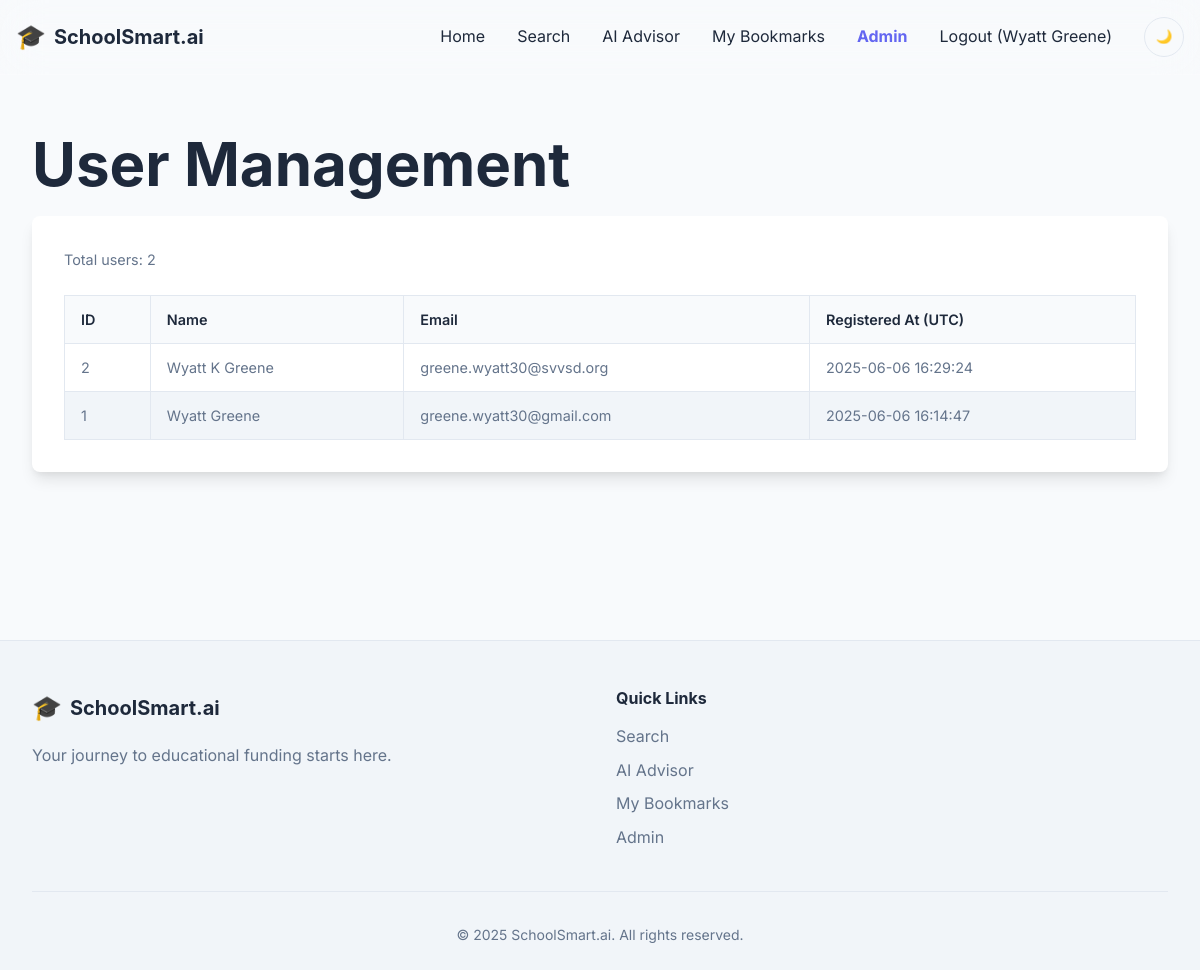
The page /admin (signed in) on the database its author committed.
### tables this page shows
CREATE TABLE users (
                id INTEGER PRIMARY KEY AUTOINCREMENT,
                name TEXT NOT NULL, 
                email TEXT UNIQUE NOT NULL,
                password_hash TEXT NOT NULL,
                created_at TIMESTAMP DEFAULT CURRENT_TIMESTAMP
            );

### app.py (the view)
@app.route('/admin')
@login_required
def admin_page():
    if g.user is None or 'email' not in g.user or g.user['email'] != ADMIN_EMAIL:
        logger.warning(f"Unauthorized access attempt to admin page by user: {g.user.get('email') if g.user else 'Guest'}")
        flash("You do not have permission to access this page.", "error")
        return redirect(url_for('index'))
    all_users = auth.get_all_users()
    logger.info(f"Admin user {g.user['email']} accessed admin page. Displaying {len(all_users)} users.")
    return render_template('admin.html', users=all_users)

### app.py (called while the page is built)
@app.before_request
def load_logged_in_user():
    user_id = session.get('user_id')
    if user_id is None:
        g.user = None
    else:
        g.user = auth.get_user_by_id(user_id) # auth.py uses its own DB connection

def login_required(f):
    @wraps(f)
    def decorated_function(*args, **kwargs):
        if g.user is None:
            flash("You need to be logged in to access this page.", "info")
            return redirect(url_for('login_route', next=request.url))
        return f(*args, **kwargs)
    return decorated_function

### auth.py (called while the page is built)
def _get_users_db_connection():
    if USERS_DB_PATH is None:
        logger.critical("USERS_DB_PATH is not initialized. Call initialize_auth_db from app.py first.")
        raise RuntimeError("User database path not configured. This is a critical setup error.")
    try:
        conn = sqlite3.connect(USERS_DB_PATH)
        conn.row_factory = sqlite3.Row
        return conn
    except sqlite3.Error as e:
        logger.error(f"User database connection error to {USERS_DB_PATH}: {e}")
        raise # Re-raise to indicate a problem

def get_user_by_id(user_id):
    conn = None
    try:
        conn = _get_users_db_connection()
        cursor = conn.cursor()
        cursor.execute("SELECT * FROM users WHERE id = ?", (user_id,))
        user_data = cursor.fetchone()
        return dict(user_data) if user_data else None
    except (sqlite3.Error, RuntimeError) as e:
        logger.error(f"Database error fetching user by ID {user_id} from users.db: {e}")
        return None
    finally:
        if conn:
            conn.close()

def get_all_users():
    conn = None
    users = []
    try:
        conn = _get_users_db_connection()
        cursor = conn.cursor()
        cursor.execute("SELECT id, name, email, created_at FROM users ORDER BY created_at DESC")
        user_rows = cursor.fetchall()
        for row in user_rows:
            users.append(dict(row))
        logger.info(f"Fetched {len(users)} users for admin page.")
        return users
    except (sqlite3.Error, RuntimeError) as e:
        logger.error(f"Database error fetching all users from users.db: {e}")
        return [] # Return empty list on error
    finally:
        if conn:
            conn.close()

### templates/admin.html (shortened to what this page needs)
<!DOCTYPE html>
<html lang="en">
<head>
    <link rel="stylesheet" href="{{ url_for('static', filename='css/styles.css') }}">
</head>
<body class="light-mode">
    {% include 'header.html' %}
    <section class="results-section" style="padding-top: 8rem; min-height: calc(100vh - 160px);">
        <div class="container">
            <div class="results-header" style="margin-bottom: 1rem;">
                 <h1 class="section-title" style="margin-bottom: 0;">User Management</h1>
            </div>
            <div class="admin-table-container">
                {% if users %}
                <p style="color: var(--text-secondary); font-size: 0.9rem;">Total users: {{ users|length }}</p>
                <table class="admin-table">
                    <thead>
                        <tr>
                            <th>ID</th>
                            <th>Name</th>
                            <th>Email</th>
                            <th>Registered At (UTC)</th>
                        </tr>
                    </thead>
                    <tbody>
                        {% for user in users %}
                        <tr>
                            <td>{{ user.id }}</td>
                            <td>{{ user.name }}</td>
                            <td>{{ user.email }}</td>
                            <td>{{ user.created_at.split('.')[0] if user.created_at else 'N/A' }}</td>
                        </tr>
                        {% endfor %}
                    </tbody>
                </table>
                {% else %}
                <div class="no-users-message">
                    <p>No users found in the database or there was an error fetching the user list.</p>
                </div>
                {% endif %}
            </div>
        </div>
    </section>
    <footer class="footer">
        <div class="container">
            <div class="footer-content">
                <div class="footer-section">
                    <div class="footer-brand">
                        <div class="nav-logo" aria-hidden="true">🎓</div>
                        <span>SchoolSmart.ai</span>
                    </div>
                    <p>Your journey to educational funding starts here.</p>
                </div>
                 <div class="footer-section">
                    <h4>Quick Links</h4>
                    <ul class="footer-links">
                        <li><a href="{{ url_for('search_page') }}">Search</a></li>
                        <li><a href="{{ url_for('ai_recommend_page') }}">AI Advisor</a></li>
                        {% if g.user %}
                        <li><a href="{{ url_for('bookmarks_page') }}">My Bookmarks</a></li>
                        {% if g.user and 'email' in g.user and g.user.email == "greene.wyatt30@gmail.com" %}
                        <li><a href="{{ url_for('admin_page') }}">Admin</a></li>
                        {% endif %}
                        {% endif %}
                    </ul>
                </div>
            </div>
            <div class="footer-bottom">
                <p>© <span id="currentYearAdminPage">2024</span> SchoolSmart.ai. All rights reserved.</p>
            </div>
        </div>
    </footer>
</body>
</html>

### templates/header.html (shortened to what this page needs)
<nav class="navbar" role="navigation" aria-label="Main navigation">
    <div class="nav-container">
        <a href="{{ url_for('index') }}" class="nav-brand" aria-label="SchoolSmart.ai home">
            <div class="nav-logo" aria-hidden="true">🎓</div>
            <span>SchoolSmart.ai</span>
        </a>
        <div class="nav-controls">
            <div class="nav-links" id="mainNavLinks">
                <a href="{{ url_for('index') }}" class="nav-link {% if request.endpoint == 'index' %}active{% endif %}">Home</a>
                <a href="{{ url_for('search_page') }}" class="nav-link {% if request.endpoint == 'search_page' %}active{% endif %}">Search</a>
                <a href="{{ url_for('ai_recommend_page') }}" class="nav-link {% if request.endpoint == 'ai_recommend_page' %}active{% endif %}">AI Advisor</a>
                 {% if g.user %}
                    <a href="{{ url_for('bookmarks_page') }}" class="nav-link {% if request.endpoint == 'bookmarks_page' %}active{% endif %}">My Bookmarks</a>
                    {% if g.user and 'email' in g.user and g.user.email == "greene.wyatt30@gmail.com" %}
                    <a href="{{ url_for('admin_page') }}" class="nav-link {% if request.endpoint == 'admin_page' %}active{% endif %}">Admin</a>
                    {% endif %}
                    <a href="{{ url_for('logout_route') }}" class="nav-link">Logout ({{ g.user.name }})</a>
                {% else %}
                    <a href="{{ url_for('login_route') }}" class="nav-link {% if request.endpoint == 'login_route' %}active{% endif %}">Login</a>
                    <a href="{{ url_for('register_route') }}" class="nav-link {% if request.endpoint == 'register_route' %}active{% endif %}">Sign Up</a>
                {% endif %}
            </div>
            <button class="theme-toggle" id="themeToggle" aria-label="Toggle dark mode">
                <span class="theme-icon" aria-hidden="true">🌙</span>
            </button>
        </div>
    </div>
</nav>

### templates/admin.html (style rules this page uses)
.admin-table-container { padding: 2rem; background-color: var(--bg-primary); border-radius: 0.5rem; box-shadow: var(--shadow-lg); overflow-x: auto; margin-top: 1rem; }
.admin-table { width: 100%; border-collapse: collapse; margin-top: 1.5rem; }
.admin-table th, .admin-table td { border: 1px solid var(--border-primary); padding: 0.75rem 1rem; text-align: left; font-size: 0.9rem; white-space: nowrap; }
.admin-table th { background-color: var(--bg-secondary); font-weight: 600; color: var(--text-primary); }
.admin-table td { color: var(--text-secondary); }
.admin-table tr:nth-child(even) td { background-color: var(--bg-tertiary); }

### rows shown on the page
users: user.name "Wyatt Greene", id "1", name "Wyatt Greene", email "greene.wyatt30@gmail.com", created_at "2025-06-06 16:14:47"
users: id "2", name "Wyatt K Greene", email "greene.wyatt30@svvsd.org", created_at "2025-06-06 16:29:24"

### other values the page prints
{{ users|length }} "2"
